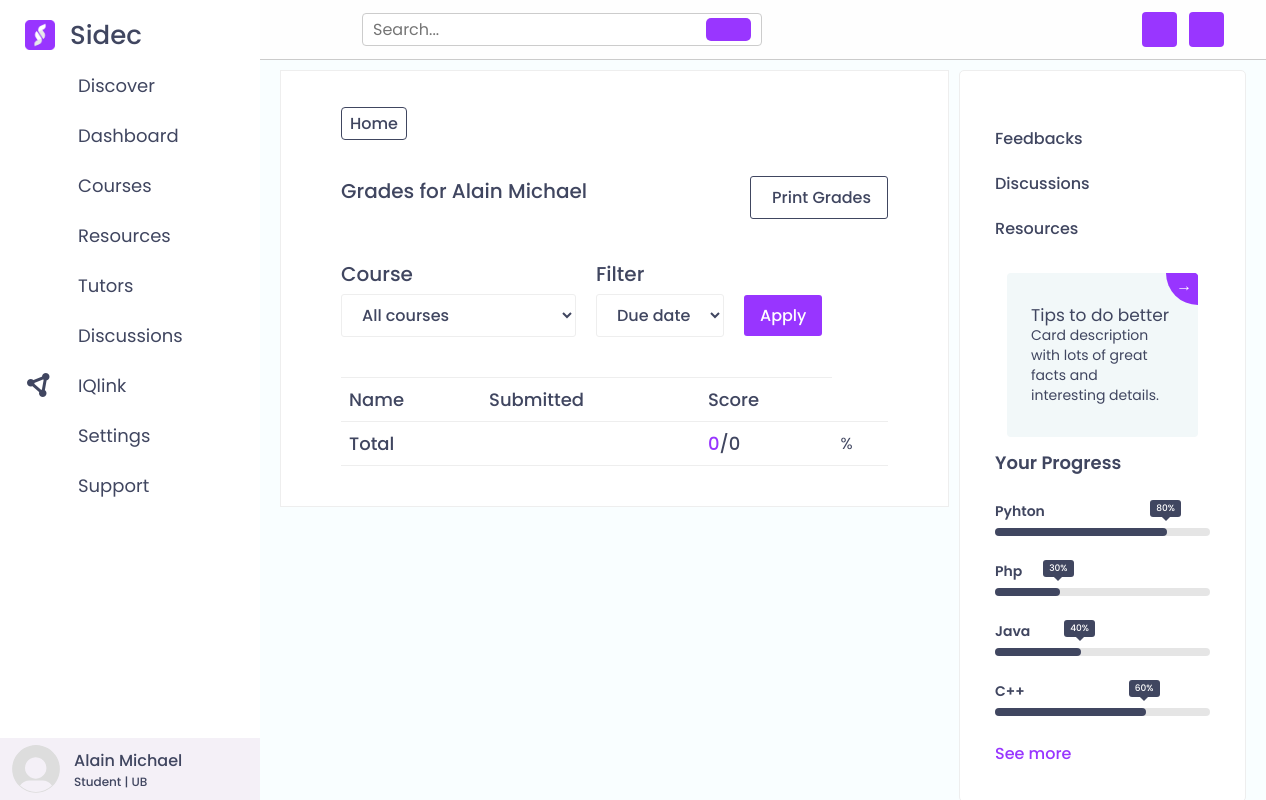
The page /grades/1 (signed in) on the database as committed earlier.
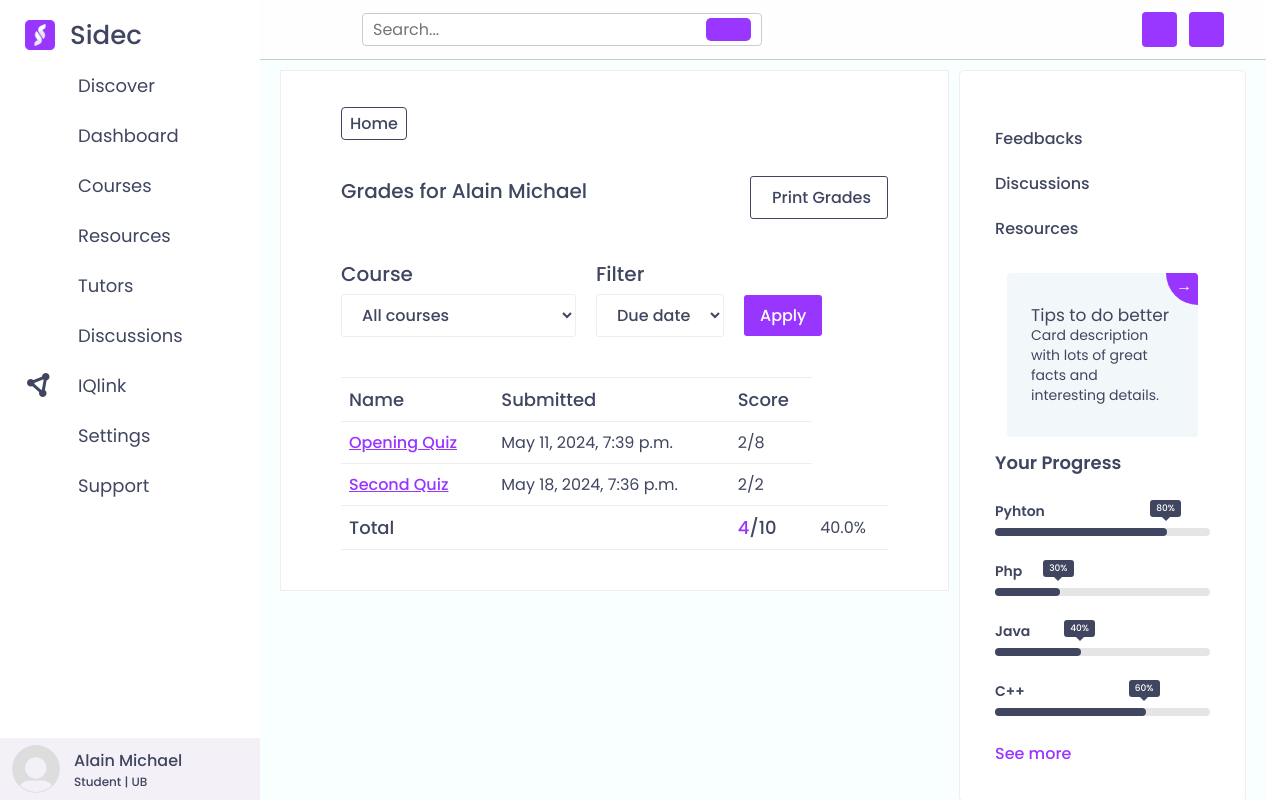
The same page on the database as committed later.
### base/models.py (models this page shows)
class QuizGrade(models.Model):
    quiz = models.ForeignKey(Quiz, on_delete=models.CASCADE)
    student = models.ForeignKey(Student, on_delete=models.CASCADE)
    marks_obtained = models.IntegerField()
    total_marks = models.IntegerField()
    modified_at = models.DateTimeField(auto_now=True)

class Quiz(models.Model):
    week = models.ForeignKey(CourseWeek, on_delete=models.CASCADE)
    title = models.CharField(max_length=255)
    description = models.TextField()
    time_to_complete = models.IntegerField()
    due_date = models.DateTimeField(blank=True, null=True)
    created_at = models.DateTimeField(auto_now_add=True)
    def __str__(self):
        return self.title

### base/views.py (the view)
# urls.py: path('grades/<int:course_id>', views.grades, name='grades'),
def grades(request, course_id):
    student = Student.objects.get(user=request.user)
    course = Course.objects.get(id=course_id)
    grades = QuizGrade.objects.filter(student=student, quiz__week__course=course)
    total = {'obtained': sum([i.marks_obtained for i in grades]), 'possible': sum([i.total_marks for i in grades])}
    context = {'student': student, 'grades': grades, 'course': course, 'total': total}
    return render(request, 'how_to_navigate_sidec/grades.html', context)

### base/models.py (called while the page is built)
    def __str__(self):
        return self.user.first_name

### base/templatetags/custom_filters.py (called while the page is built)
@register.filter
def to_percentage(marks_obtained, total_marks):
    try:
        percentage = (float(marks_obtained) / float(total_marks)) * 100
        return float('{:.1f}'.format(percentage))
    except (ValueError, TypeError, ZeroDivisionError):
        return ''

### templates/how_to_navigate_sidec/grades.html (shortened to what the changed rows need)
{% load static %}
{% load custom_filters %}
<!DOCTYPE html>
<html lang="en">
<head>
<link href="//cdn.quilljs.com/1.3.6/quill.snow.css" rel="stylesheet">
<link href="//cdn.quilljs.com/1.3.6/quill.bubble.css" rel="stylesheet">
<link href="//cdn.quilljs.com/1.3.6/quill.core.css" rel="stylesheet">
    <link rel="stylesheet" href="https://cdnjs.cloudflare.com/ajax/libs/fullcalendar/3.10.2/fullcalendar.min.css" />
    <link rel="stylesheet" href="https://cdnjs.cloudflare.com/ajax/libs/font-awesome/6.5.1/css/all.min.css" />
    <link rel="stylesheet" href="https://cdnjs.cloudflare.com/ajax/libs/remixicon/3.6.0/remixicon.css" />
    <link rel="stylesheet" href="{% static 'css/othercoursepages.css' %}">
</head>
<body >
    <section class="home-section header">
        <div class="course_home">
            <div class="section" id="section2">
                <div class="container grades_section">
                    <div class="grades_info_container">
                        <h1>Grades for {{student}}</h1>
                    </div>
                    <div class="selectors">
                        <div class="select_course">
                            <h1>Course</h1>
                        </div>
                        <div class="filter">
                            <h1>Filter</h1>
                        </div>
                    </div>
                    <table>
                        <tr>
                          <th>Name</th>
                          <th>Submitted</th>
                          <th>Score</th>
                        </tr>
                        {% for grade in grades %}
                        <tr>
                            <td>
                              <div class="flex">
                                  <a href="#">{{grade.quiz}}</a>
                            </td>
                            <td>{{grade.modified_at}}</td>
                            <td><span>{{grade.marks_obtained}}</span>/{{grade.total_marks}}</td>
                          </tr>
                        {% endfor %}
                        <tr>
                            <td id="grade_total">Total</td>
                            <td></td>
                            <td id="grade_percentage"><span>{{total.obtained}}</span>/{{total.possible}}</td>
                            <td>{{total.obtained|to_percentage:total.possible}}%</td>
                        </tr>
                      </table>
                </div>
            </div>
            <div class="section" id="section1">
                 <div class="container_2">
                    <h1>Your Progress</h1>
                  </div>
            </div>
        </div>
    </section>
</body>
</html>

Rows that differ between the two databases and show on the page:
added QuizGrade: quiz "Opening Quiz", modified_at "May 11, 2024, 7:39 p.m.", marks_obtained "2", total_marks "8"
added QuizGrade: quiz "Second Quiz", modified_at "May 18, 2024, 7:36 p.m.", marks_obtained "2", total_marks "2"
Other text that changed with them:
{{ total.obtained }}: "0" → "4"
{{ total.possible }}: "0" → "10"
{{ total.obtained|to_percentage:total.possible }}: (not shown) → "40.0"
